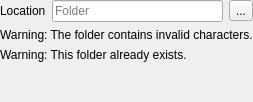
            <widget class="QWidget" name="page_6_simple">
             <layout class="QVBoxLayout" name="verticalLayout_12">
              <property name="leftMargin">
               <number>0</number>
              </property>
              <property name="topMargin">
               <number>0</number>
              </property>
              <property name="rightMargin">
               <number>0</number>
              </property>
              <property name="bottomMargin">
               <number>0</number>
              </property>
              <item>
               <widget class="QWidget" name="widget_11" native="true">
                <layout class="QGridLayout" name="gridLayout">
                 <property name="leftMargin">
                  <number>0</number>
                 </property>
                 <property name="topMargin">
                  <number>0</number>
                 </property>
                 <property name="rightMargin">
                  <number>0</number>
                 </property>
                 <property name="bottomMargin">
                  <number>0</number>
                 </property>
                 <item row="0" column="2">
                  <widget class="QToolButton" name="browseLocation">
                   <property name="text">
                    <string>...</string>
                   </property>
                  </widget>
                 </item>
                 <item row="0" column="0">
                  <widget class="QLabel" name="label_6">
                   <property name="text">
                    <string>Location</string>
                   </property>
                  </widget>
                 </item>
                 <item row="3" column="0">
                  <spacer name="verticalSpacer_3">
                   <property name="orientation">
                    <enum>Qt::Orientation::Vertical</enum>
                   </property>
                   <property name="sizeHint" stdset="0">
                    <size>
                     <width>20</width>
                     <height>40</height>
                    </size>
                   </property>
                  </spacer>
                 </item>
                 <item row="2" column="0" colspan="3">
                  <widget class="QLabel" name="locationExists">
                   <property name="text">
                    <string>Warning: This folder already exists.</string>
                   </property>
                  </widget>
                 </item>
                 <item row="0" column="1">
                  <widget class="QLineEdit" name="location">
                   <property name="placeholderText">
                    <string>Folder</string>
                   </property>
                  </widget>
                 </item>
                 <item row="1" column="0" colspan="3">
                  <widget class="QLabel" name="locationInvalid">
                   <property name="text">
                    <string>Warning: The folder contains invalid characters.</string>
                   </property>
                  </widget>
                 </item>
                </layout>
               </widget>
              </item>
             </layout>
            </widget>
